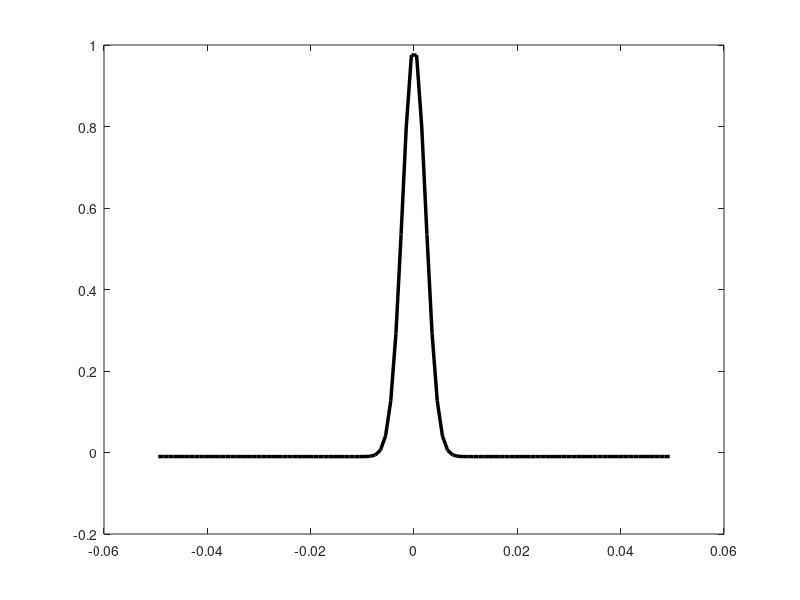

Here is the MATLAB script that generated this plot:
clear
q=100;pp=1;%ÓáÊÏ×Ó²¨¸ß½ØÆµºÍµÍ½ØÆµ
Sample_Rate = 0.001;
Wavelet_Length = 100;

t=-(Wavelet_Length-1)/2*Sample_Rate :Sample_Rate:Wavelet_Length/2*Sample_Rate;
ww=1/(q-pp)*(q*exp(-(pi*q*t).^2)-pp*exp(-(pi*pp*t).^2));

figure; set (gcf,'position',[0    203   1560   620] )
LINEWIDTH = 2.5
plot(t,ww,'-k','linewidth',LINEWIDTH)